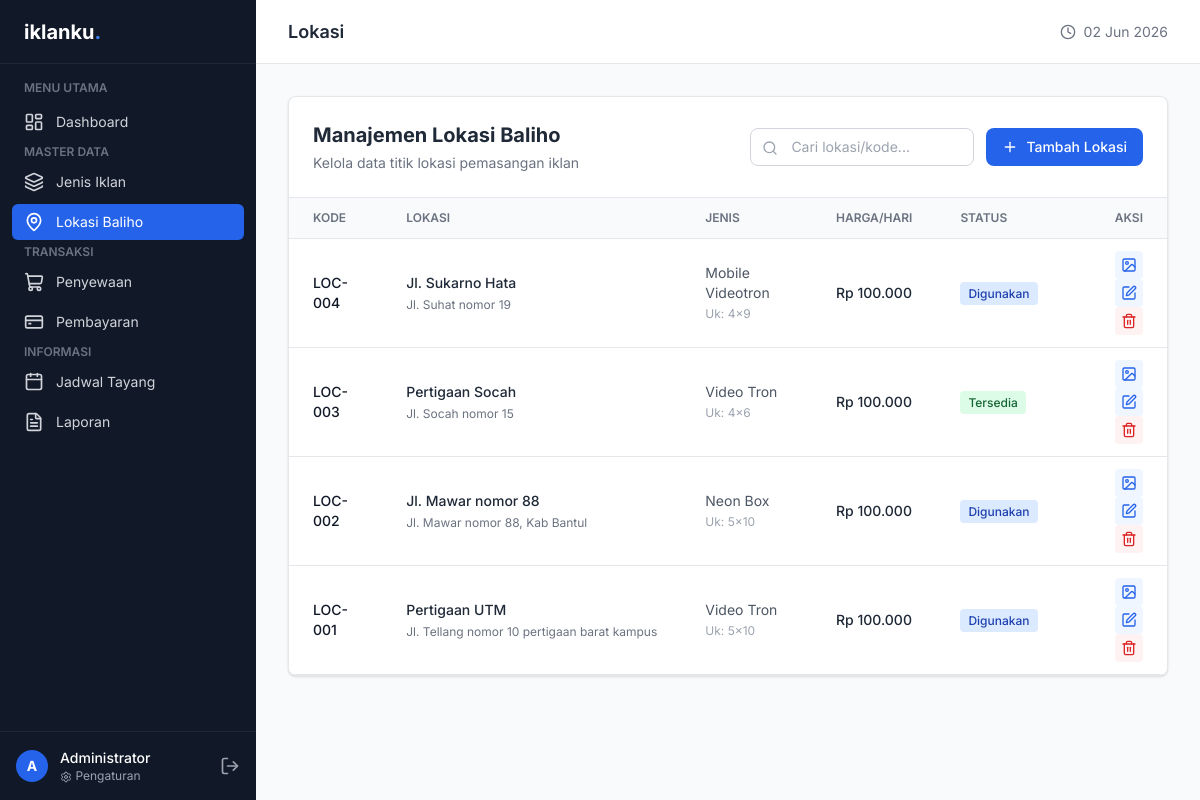
Screenshot of /lokasi/index.php (signed in) with the database file from the repository.
### tables this page shows
CREATE TABLE `lokasi` (
  `id` int(11) NOT NULL,
  `kode_lokasi` varchar(50) NOT NULL,
  `nama_lokasi` varchar(150) NOT NULL,
  `alamat` text NOT NULL,
  `id_jenis` int(11) NOT NULL,
  `ukuran` varchar(50) DEFAULT NULL,
  `status_lokasi` enum('tersedia','digunakan','maintenance') DEFAULT 'tersedia',
  `foto_lokasi` varchar(255) DEFAULT NULL,
  `harga_per_hari` decimal(15,2) NOT NULL
);

CREATE TABLE `jenis_iklan` (
  `id` int(11) NOT NULL,
  `nama_jenis` varchar(100) NOT NULL,
  `kategori` enum('Cetak','Digital') NOT NULL,
  `deskripsi` text DEFAULT NULL,
  `status_aktif` enum('aktif','nonaktif') DEFAULT 'aktif'
);

### lokasi/index.php (the view, shortened to what this page needs)
<?php
require_once '../includes/header.php';
require_once '../includes/sidebar.php';
$kata_cari = $_GET['search'] ?? '';
$halaman = isset($_GET['page']) ? (int) $_GET['page'] : 1;
$per_halaman = 10;
$mulai = ($halaman - 1) * $per_halaman;
if ($kata_cari) {
    $ambil = $conn->prepare("SELECT l.*, j.nama_jenis FROM lokasi l JOIN jenis_iklan j ON l.id_jenis = j.id WHERE l.nama_lokasi LIKE ? OR l.kode_lokasi LIKE ? ORDER BY l.id DESC LIMIT ? OFFSET ?");
    $ambil->bind_param("ssii", $cari_persen, $cari_persen, $per_halaman, $mulai);
} else {
    $ambil = $conn->prepare("SELECT l.*, j.nama_jenis FROM lokasi l JOIN jenis_iklan j ON l.id_jenis = j.id ORDER BY l.id DESC LIMIT ? OFFSET ?");
    $ambil->bind_param("ii", $per_halaman, $mulai);
}
$ambil->execute();
$daftar_lokasi = $ambil->get_result();
?>
<div class="bg-white rounded-lg shadow border border-gray-200 overflow-hidden">
    <div class="p-4 md:p-6 border-b border-gray-200 flex flex-col md:flex-row md:items-center justify-between gap-4">
        <div>
            <h2 class="text-xl font-bold text-gray-800">Manajemen Lokasi Baliho</h2>
            <p class="text-sm text-gray-500 mt-1">Kelola data titik lokasi pemasangan iklan</p>
        </div>
        <div class="flex flex-col sm:flex-row gap-3">
            <form action="" method="GET" class="relative">
                <input type="text" name="search" value="<?= htmlspecialchars($kata_cari) ?>"
                    placeholder="Cari lokasi/kode..."
                    class="w-full sm:w-56 pl-10 pr-4 py-2 border border-gray-300 rounded-lg text-sm">
                <i data-lucide="search" class="w-4 h-4 text-gray-400 absolute left-3 top-3"></i>
            </form>
            <a href="create.php"
                class="bg-blue-600 hover:bg-blue-700 text-white px-4 py-2 rounded-lg text-sm font-medium flex items-center justify-center">
                <i data-lucide="plus" class="w-4 h-4 mr-2"></i> Tambah Lokasi
            </a>
        </div>
    </div>
    <div class="overflow-x-auto">
        <table class="w-full text-left">
            <thead>
                <tr class="bg-gray-50 text-gray-500 text-xs uppercase">
                    <th class="px-6 py-3 font-semibold border-b">Kode</th>
                    <th class="px-6 py-3 font-semibold border-b">Lokasi</th>
                    <th class="px-6 py-3 font-semibold border-b hidden md:table-cell">Jenis</th>
                    <th class="px-6 py-3 font-semibold border-b hidden sm:table-cell">Harga/Hari</th>
                    <th class="px-6 py-3 font-semibold border-b">Status</th>
                    <th class="px-6 py-3 font-semibold border-b text-right">Aksi</th>
                </tr>
            </thead>
            <tbody>
                <?php if ($daftar_lokasi->num_rows > 0): ?>
                    <?php while ($lokasi = $daftar_lokasi->fetch_assoc()): ?>
                        <tr class="hover:bg-gray-50 border-b">
                            <td class="px-6 py-3 text-sm font-medium text-gray-900">
                                <?= htmlspecialchars($lokasi['kode_lokasi']) ?>
                            </td>
                            <td class="px-6 py-3 text-sm">
                                <p class="font-medium text-gray-800"><?= htmlspecialchars($lokasi['nama_lokasi']) ?></p>
                                <p class="text-gray-500 text-xs mt-1 truncate max-w-xs">
                                    <?= htmlspecialchars($lokasi['alamat']) ?>
                                </p>
                            </td>
                            <td class="px-6 py-3 text-sm text-gray-600 hidden md:table-cell">
                                <?= htmlspecialchars($lokasi['nama_jenis']) ?><br>
                                <span class="text-xs text-gray-400">Uk: <?= htmlspecialchars($lokasi['ukuran'] ?? '-') ?></span>
                            </td>
                            <td class="px-6 py-3 text-sm font-medium hidden sm:table-cell">
                                Rp <?= number_format($lokasi['harga_per_hari'], 0, ',', '.') ?>
                            </td>
                            <td class="px-6 py-3 text-sm">
                                <?php
                                $warna_status = 'bg-gray-100 text-gray-800';
                                if ($lokasi['status_lokasi'] == 'tersedia')
                                    $warna_status = 'bg-green-100 text-green-800';
                                if ($lokasi['status_lokasi'] == 'digunakan')
                                    $warna_status = 'bg-blue-100 text-blue-800';
                                ?>
                                <span class="px-2 py-1 rounded text-xs font-medium <?= $warna_status ?>">
                                    <?= ucfirst($lokasi['status_lokasi']) ?>
                                </span>
                            </td>
                            <td class="px-6 py-3 text-sm text-right space-x-1">
                                <?php if ($lokasi['foto_lokasi']): ?>
                                    <button onclick="showPhoto('<?= BASE_URL ?>/uploads/lokasi/<?= $lokasi['foto_lokasi'] ?>')"
                                        class="text-blue-600 p-1.5 bg-blue-50 rounded inline-flex" title="Lihat Foto">
                                        <i data-lucide="image" class="w-4 h-4"></i>
                                    </button>
                                <?php endif; ?>
                                <a href="edit.php?id=<?= $lokasi['id'] ?>"
                                    class="text-blue-600 p-1.5 bg-blue-50 rounded inline-flex" title="Edit">
                                    <i data-lucide="edit" class="w-4 h-4"></i>
                                </a>
                                <button type="button" onclick="confirmDelete(<?= $lokasi['id'] ?>, 'popupDeleteLokasi')"
                                    class="text-red-600 p-1.5 bg-red-50 rounded inline-flex" title="Hapus">
                                    <i data-lucide="trash-2" class="w-4 h-4"></i>
                                </button>
                            </td>
                        </tr>
                    <?php endwhile; ?>
                <?php else: ?>
                    <tr>
                        <td colspan="6" class="px-6 py-8 text-center text-gray-500">Tidak ada data ditemukan.</td>
                    </tr>
                <?php endif; ?>
            </tbody>
        </table>
    </div>
</div>
<?php require_once '../includes/footer.php'; ?>

### includes/header.php (style rules this page uses)
body { font-family: 'Inter', sans-serif; }

### rows the page displays
lokasi: kode_lokasi "LOC-004", nama_lokasi "Jl. Sukarno Hata", alamat "Jl. Suhat nomor 19", id_jenis.nama_jenis "Mobile Videotron", ukuran "4x9", harga_per_hari "100.000", status_lokasi "Digunakan"
lokasi: kode_lokasi "LOC-003", nama_lokasi "Pertigaan Socah", alamat "Jl. Socah nomor 15", id_jenis.nama_jenis "Video Tron", ukuran "4x6", harga_per_hari "100.000", status_lokasi "Tersedia"
lokasi: kode_lokasi "LOC-002", nama_lokasi "Jl. Mawar nomor 88", alamat "Jl. Mawar nomor 88, Kab Bantul", id_jenis.nama_jenis "Neon Box", ukuran "5x10", harga_per_hari "100.000", status_lokasi "Digunakan"
lokasi: kode_lokasi "LOC-001", nama_lokasi "Pertigaan UTM", alamat "Jl. Tellang nomor 10 pertigaan barat kampus", id_jenis.nama_jenis "Video Tron", ukuran "5x10", harga_per_hari "100.000", status_lokasi "Digunakan"

### other values shown
substr($_SESSION['nama'], 0, 1) "A"
$_SESSION['nama'] "Administrator"
str_replace('_', ' ', $menu_aktif) "Lokasi"
